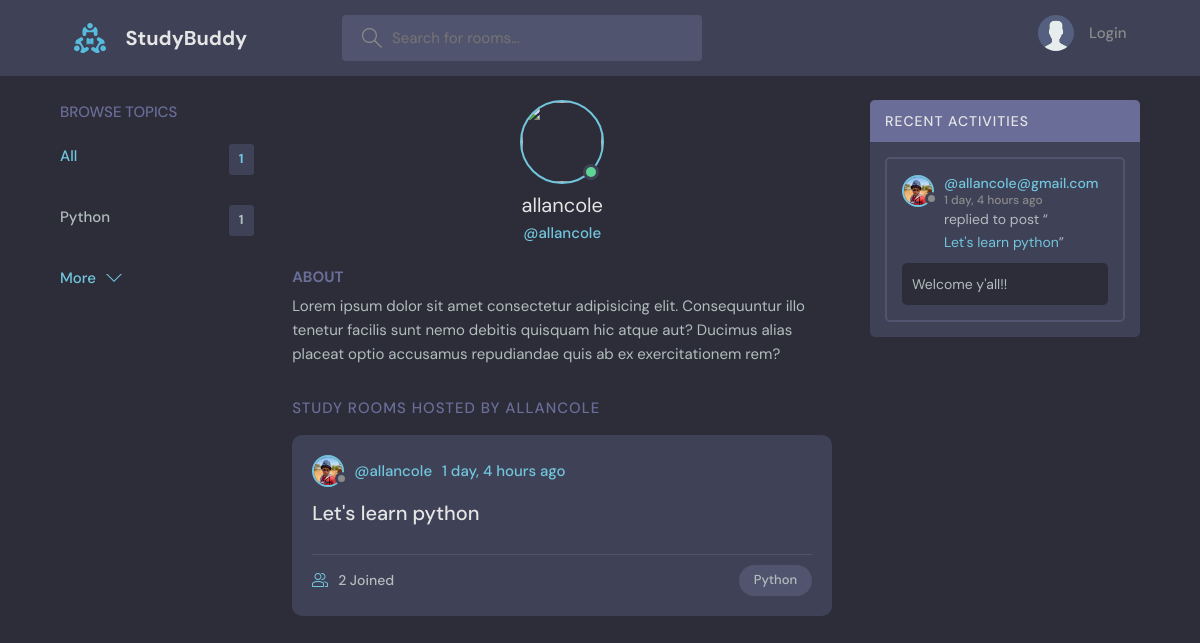
Screenshot of /user-profile/1/ with the database file from the repository.
### base/models.py (models this page shows, shortened)
class Topic(models.Model):
    name = models.CharField(max_length=200)

class User(AbstractUser):
    name = models.CharField(max_length=200, null=True)
    email = models.EmailField(unique=True, null=True)
    bio = models.TextField(null=True)
    avatar = models.ImageField(null=True, default="avatar.svg")
    USERNAME_FIELD = 'email'
    REQUIRED_FIELDS = []

class Room(models.Model):
    host = models.ForeignKey(User, on_delete=models.SET_NULL, null=True)
    topic = models.ForeignKey(Topic, on_delete=models.SET_NULL, null=True)
    name = models.CharField(max_length=200)
    description = models.TextField(null=True, blank=True)
    participants = models.ManyToManyField(User, related_name='participants', blank=True)
    updated = models.DateTimeField(auto_now=True)
    created = models.DateTimeField(auto_now_add=True)
    class Meta:
        ordering = ['-updated', '-created'] # ordering the latest to be ontop
    def __str__(self):
        return self.name

class Message(models.Model):
    user = models.ForeignKey(User, on_delete=models.CASCADE)
    room = models.ForeignKey(Room, on_delete=models.CASCADE)
    body = models.TextField()
    updated = models.DateTimeField(auto_now=True)
    created = models.DateTimeField(auto_now_add=True)
    class Meta:
        ordering = ['-updated', '-created'] # ordering the latest to be ontop
    def __str__(self):
        return self.body[0:50]

### base/views.py (the view)
# urls.py: path('user-profile/<str:pk>/', views.userProfile, name='user-profile'),
def userProfile(request, pk):
    user = User.objects.get(id=pk)
    rooms = user.room_set.all()
    room_comments = user.message_set.all()
    topics = Topic.objects.all()
    context = {
        'user': user,
        'rooms': rooms,
        'room_comments': room_comments,
        'topics': topics,
    }
    return render(request, 'base/profile.html', context)

### base/templates/base/profile.html (shortened to what this page needs)
{% extends 'main.html' %}
{% block content %}
<main class="profile-page layout layout--3">
    <div class="container">
        {% include 'base/components/browse_topics.html' %}
        <div class="roomList">
            <div class="profile">
                <div class="profile__avatar">
                    <div class="avatar avatar--large active">
                        <img src="{{ room.host.avatar.url }}" />
                    </div>
                </div>
                <div class="profile__info">
                    <h3>{{ user.username }}</h3>
                    <p>@{{ user.username }}</p>
          </div>
          <div class="profile__about">
            <h3>About</h3>
            <p>
              Lorem ipsum dolor sit amet consectetur adipisicing elit. Consequuntur illo tenetur
              facilis sunt nemo debitis quisquam hic atque aut? Ducimus alias placeat optio
              accusamus repudiandae quis ab ex exercitationem rem?
            </p>
          </div>
        </div>
        <div class="roomList__header">
            <div>
            <h2>Study Rooms Hosted by {{ user.username }}</a>
            </h2>
          </div>
        </div>
        {% include 'base/components/feed_component.html' %}
      </div>
      {% include 'base/components/recent_activity.html' %}
    </div>
</main>
{% endblock content %}

### base/templates/base/components/browse_topics.html
<div class="topics">
    <div class="topics__header">
      <h2>Browse Topics</h2>
    </div>
    <ul class="topics__list">
      <li>
        <a href="{% url 'topics' %}" class="active">All <span>{{topics.count}}</span></a>
      </li>
      {% for topic in topics %}
      <li>
        <a href="{% url 'home' %}?q={{topic.name}}">{{topic.name}}<span>{{ topic.room_set.count }}</span></a>
      </li>
      {% endfor %}
    </ul>
    <a class="btn btn--link" href="{% url 'topics' %}">
      More
      <svg version="1.1" xmlns="http://www.w3.org/2000/svg" width="32" height="32" viewBox="0 0 32 32">
        <title>chevron-down</title>
        <path d="M16 21l-13-13h-3l16 16 16-16h-3l-13 13z"></path>
      </svg>
    </a>
  </div>

### base/templates/base/components/feed_component.html (shortened to what this page needs)
<div class="roomList">
    {% for room in rooms %}
    <div class="roomListRoom">
      <div class="roomListRoom__header">
        <a href="{% url 'user-profile' room.host.id %}" class="roomListRoom__author">
          <div class="avatar avatar--small">
            <img src=" {{ room.host.avatar.url }}" />
          </div>
          <span>@{{room.host.username}}</span>
          <span>{{ room.created|timesince }} ago</span>
        </a>
      </div>
      <div class="roomListRoom__content">
        <a href="{% url 'room' room.id %}">{{room.name}}</a>
      </div>
      <div class="roomListRoom__meta">
        <a href="{% url 'room' room.id %}" class="roomListRoom__joined">
          {{ room.participants.all.count }} Joined
        </a>
        <p class="roomListRoom__topic">{{ room.topic.name }}</p>
      </div>
    </div>
    {% endfor %}
</div>

### base/templates/base/components/recent_activity.html (shortened to what this page needs)
<div class="activities">
    <div class="activities__header">
      <h2>Recent Activities</h2>
    </div>
    {% for room_comment in room_comments %}
    <div class="activities__box">
      <div class="activities__boxHeader roomListRoom__header">
        <a href="{% url 'user-profile' user.id %}" class="roomListRoom__author">
          <div class="avatar avatar--small">
            <img src="{{ room_comment.user.avatar.url }}" />
          </div>
          <p>
            @{{ room_comment.user }}
            <span>{{ room_comment.created|timesince }} ago</span>
          </p>
        </a>
      </div>
      <div class="activities__boxContent">
        <p>replied to post “<a href="{% url 'room' room_comment.room.id %}">{{ room_comment.room }}</a>”</p>
        <div class="activities__boxRoomContent">
          {{ room_comment }}
        </div>
      </div>
    </div>
    {% endfor %}
  </div>

### rows the page displays
Topic: name "Python", room_set.count "1"
User: username "allancole", username "ALLANCOLE"
Room: host.avatar (picture), host.username "allancole", created "1 day, 4 hours", name "Let's learn python", participants.all.count "2", topic.name "Python"
Message: user.avatar (picture), user "allancole@gmail.com", created "1 day, 4 hours", room "Let's learn python", body "Welcome y'all!!"

### other values shown
{{ topics.count }} "1"
